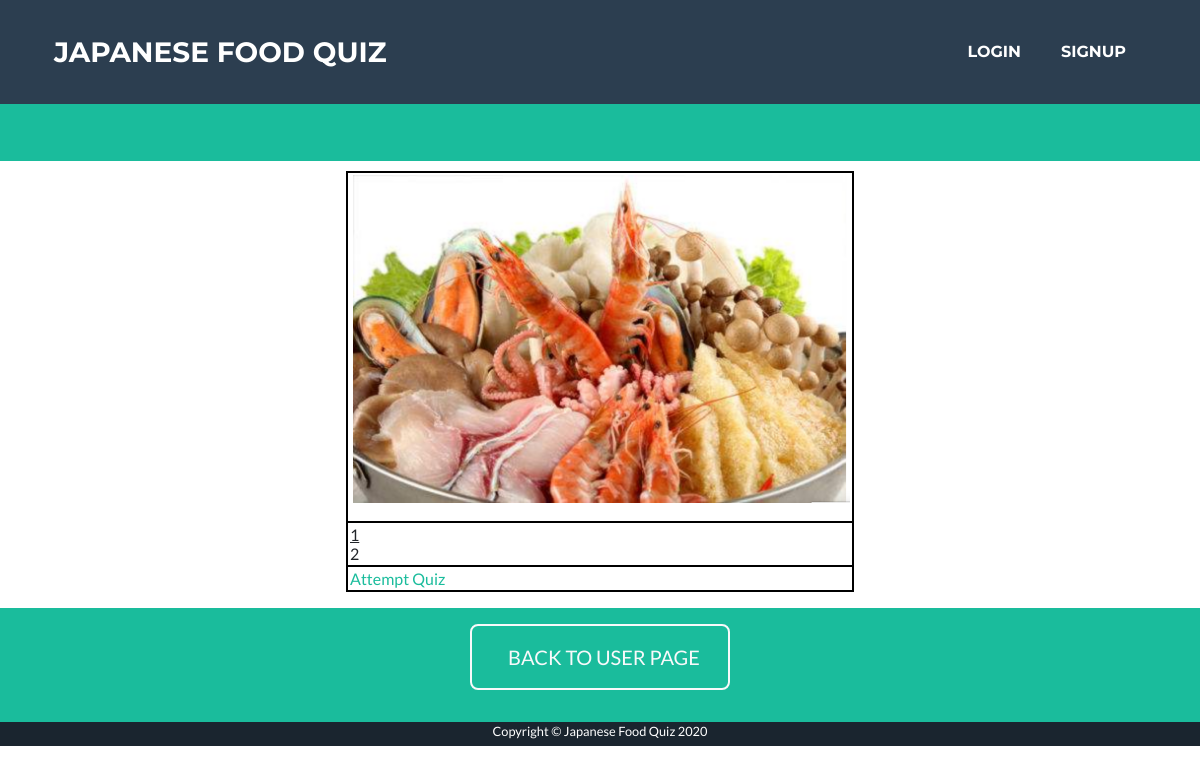
The page /qs on the database as committed earlier.
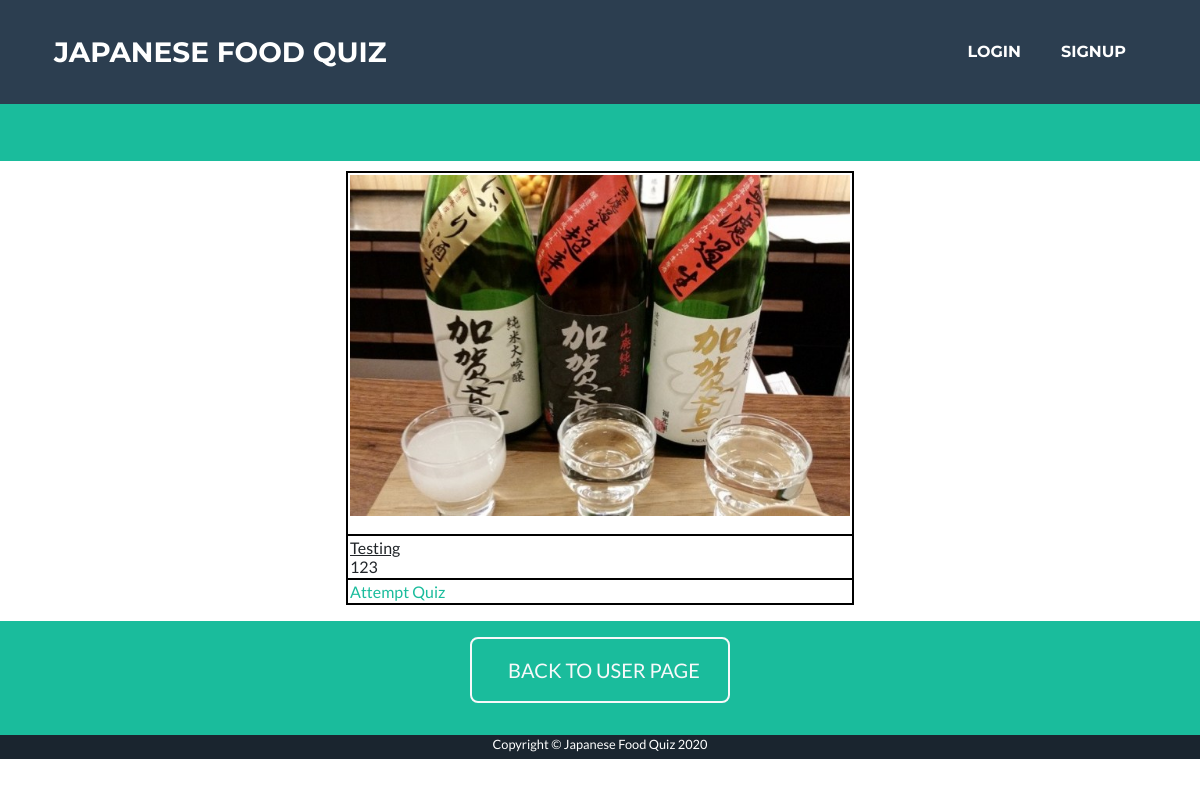
The same page on the database as committed later.
### app/models.py (models this page shows, shortened)
class QuizSet(db.Model):
    __table_args__ = {'extend_existing': True}
    quizSetID = db.Column(db.Integer, primary_key=True)
    name = db.Column(db.String(100))
    description = db.Column(db.String(100))
    picture = db.Column(db.String(100))
    userID = db.Column(db.String)
    status = db.Column(db.String(100))

### app/routes.py (the view)
@app.route('/qs')
def qs():
    quizSets = QuizSet.query.filter_by(status="approve").all()
    for quizSet in quizSets:
        quizSet.href = "/qa?index=0&id="+str(quizSet.quizSetID)
        quizSet.picture = "/static/images/"+quizSet.picture
    return render_template('qs.html', quizSets=quizSets, base64=base64)

### app/templates/qs.html (shortened to what this page needs)
﻿<!DOCTYPE html>
<html lang="en">
  <head>
    <link href="/static/style.css" rel="stylesheet" />
    <link href="/static/qs.css" rel="stylesheet" />
  {% extends 'base.html' %}
  {% block content %}
        <td class="page-section portfolio" id="portfolio">
            {% for quizSet in quizSets %}
            <p>
                <table class="tbCss" align="center">
                    <tr>
                        <td>
                            <p> <img src="{{ quizSet.picture }}" width="500rem" alt="miss～～"/></p>
                        </td>
                    </tr>
                    <tr>
                        <td>
                            <u>{{ quizSet.name }}</u>
                            <br>
                            {{ quizSet.description }}
                        </td>
                    </tr>
                    <tr>
                        <td>
                            <a href="{{ quizSet.href }}"> Attempt Quiz </a>
                        </td>
                    </tr>
                </table>
            </p>
            {% endfor %}
        <section class="page-section bg-primary text-white mb-0" id="about" style="padding-top: 1rem; padding-bottom: 2rem;">
            <div class="container">
                <div class="text-center">
                  <a class="btn btn-xl btn-outline-light" href="/user_page">
                    BACK TO USER PAGE
                  </a>
                </div>
              </div>
        </section>
  {% endblock %}

Rows that differ between the two databases and show on the page:
removed QuizSet: picture (picture), name "1", description "2"
added QuizSet: picture (picture), name "Testing", description "123"
